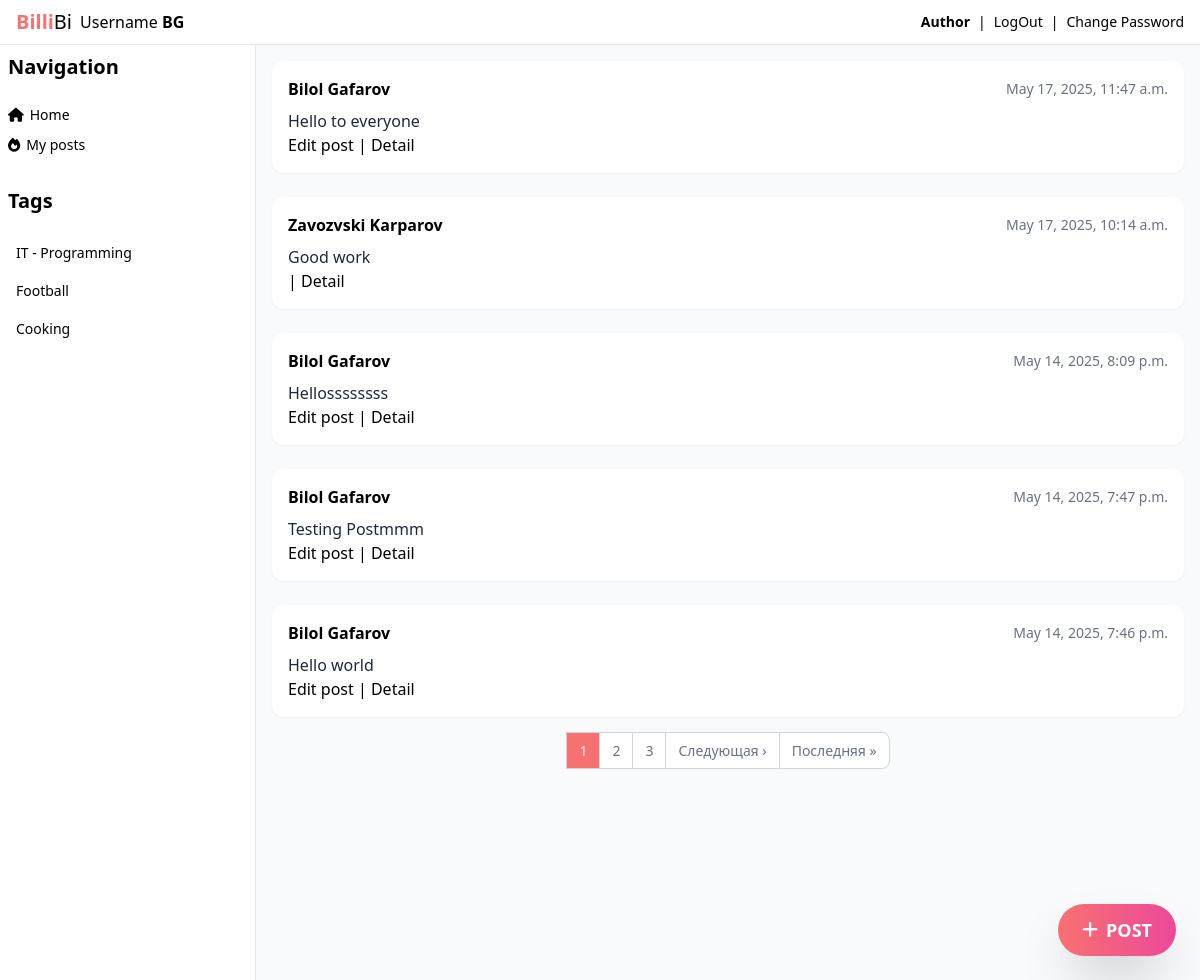
The page / (signed in) on the database its author committed.
### posts/models.py (models this page shows, shortened)
class Post(models.Model):
    text = models.TextField()
    pub_date = models.DateTimeField(auto_now_add=True)
    post_image = models.ImageField(
        'Img',
        upload_to='yatube/',
        blank=True,
        null=True,
        help_text='Upload your image if you want'
    )
    author = models.ForeignKey(
        User,
        on_delete=models.CASCADE,
        related_name='posts'
    )
    group = models.ForeignKey(
        "Group",
        on_delete=models.SET_NULL,
        blank=True,
        null=True
    )

### posts/views.py (the view)
    def check_user(request, *args, **kwargs,):
        if request.user.is_authenticated:
            return func(request, *args, **kwargs)
        return redirect('/auth/login/')

### posts/views.py (called while the page is built)
def authorized_only(func):
    def check_user(request, *args, **kwargs,):
        if request.user.is_authenticated:
            return func(request, *args, **kwargs)
        return redirect('/auth/login/')
    return check_user

@cache_page(60)
@authorized_only
def index(request):
    posts = Post.objects.all().order_by('-pub_date')
    paginator = Paginator(posts, 5)
    page_number = request.GET.get('page')
    page_obj = paginator.get_page(page_number)
    context = {
        'page_obj': page_obj,
    }
    return render(request, 'posts/index.html', context, content_type='text/html', status=200)

### posts/templates/posts/index.html (shortened to what this page needs)
{% load static %}
<!DOCTYPE html>
<html lang="en">
<head>
  <script src="https://cdn.tailwindcss.com"></script>
  <link rel="stylesheet" href="https://cdnjs.cloudflare.com/ajax/libs/font-awesome/6.7.2/css/all.min.css"/>
</head>
<body class="bg-gray-50">
  <header class="px-4 py-2 flex items-center justify-between border-b bg-white">
    <div class="flex items-center gap-2">
      <a href="{% url 'index' %}"><h1 class="text-xl"><span class="text-red-400 font-bold">Billi</span>Bi</h1></a>
      <h1>Username <strong>{{ user.username }}</strong></h1>
    </div>
    <div class="flex items-center gap-2 text-sm">
      <strong><h1><a href="{% url 'about:me' %}">Author</a></h1></strong>
      |
      <a href="{% url 'users:logged_out' %}">LogOut</a>
      |
        <a href="{% url 'users:password_change_form' %}">Change Password</a>
    </div>
  </header>
  <div class="flex">
    <aside id="sidebar" class="px-2 py-2 flex-col gap-2 text-center text-lg border-r w-64 h-screen bg-white hidden md:flex">
      <h1 class="text-xl text-left font-bold mb-4">Navigation</h1>
      <div class="flex flex-col gap-2.5">
        <a href="{% url 'index' %}" class="flex items-center gap-1.5 text-sm hover:text-red-500"><i class="fa-solid fa-home"></i>Home</a>
        <a href="/{{ user.id }}/posts/" class="flex items-center gap-1.5 text-sm hover:text-red-500"><i class="fa-solid fa-fire"></i>My posts</a>
      </div>
      {% load cache %}
      {% cache 20 Tags %}
        <h1 class="text-xl text-left font-bold mb-4 mt-6">Tags</h1>
        <div class="flex flex-col gap-2.5">
          <a href="{% url 'group_post' slug='IT' %}" class="transition-all duration-300 px-2 py-1 rounded-sm hover:bg-gray-100 text-left text-sm">IT - Programming {{ count_posts_it }}</a>
          <a href="{% url 'group_post' slug='Sport' %}" class="transition-all duration-300 px-2 py-1 rounded-sm hover:bg-gray-100 text-left text-sm">Football {{ count_posts_it }}</a>
          <a href="#" class="transition-all duration-300 px-2 py-1 rounded-sm hover:bg-gray-100 text-left text-sm">Cooking</a>
        </div>
      {% endcache %}
    </aside>
    <main class="grow p-4">
    {% block content %}
      {% for post in page_obj %}
        <article class="bg-white p-4 rounded-xl shadow-sm mb-6">
          <div class="flex justify-between items-center mb-2">
            <span class="font-semibold">{{ post.author.get_full_name }}</span>
            <span class="text-gray-500 text-sm">{{ post.pub_date }}</span>
          </div>
          <p class="text-gray-800">{{ post.text }}</p>
          {% if post.author.id == user.id %}
            <a href="{{ post.id }}/edit/">Edit post</a>
          {% endif %}
          |
          <a href="{{ post.id }}/post_detail/">Detail</a>
        </article>
      {% empty %}
        <p>No posts available.</p>
      {% endfor %}
      {% if page_obj.has_other_pages %}
      <nav aria-label="Page navigation" class="flex justify-center mt-6">
        <ul class="inline-flex items-center -space-x-px text-sm">
          {% for i in page_obj.paginator.page_range %}
            {% if i == page_obj.number %}
              <li>
                <span class="px-3 py-2 leading-tight text-white bg-red-400 border border-gray-300">{{ i }}</span>
              </li>
            {% elif i >= page_obj.number|add:"-2" and i <= page_obj.number|add:"2" %}
              <li>
                <a href="?page={{ i }}" class="px-3 py-2 leading-tight text-gray-500 bg-white border border-gray-300 hover:bg-gray-100 hover:text-gray-700">{{ i }}</a>
              </li>
            {% endif %}
          {% endfor %}
          {% if page_obj.has_next %}
            <li>
              <a href="?page={{ page_obj.next_page_number }}" class="px-3 py-2 leading-tight text-gray-500 bg-white border border-gray-300 hover:bg-gray-100 hover:text-gray-700">Следующая ›</a>
            </li>
            <li>
              <a href="?page={{ page_obj.paginator.num_pages }}" class="px-3 py-2 leading-tight text-gray-500 bg-white border border-gray-300 rounded-r-lg hover:bg-gray-100 hover:text-gray-700">Последняя »</a>
            </li>
          {% endif %}
        </ul>
      </nav>
    {% endif %}
    {% endblock %}
  <a href="{% url 'post_create' %}"
  class="fixed bottom-6 right-6 bg-gradient-to-r from-red-400 to-pink-500 hover:from-red-500 hover:to-pink-600 text-white font-bold py-3 px-6 rounded-full shadow-2xl text-lg flex items-center gap-2 transition-all duration-300">
  <i class="fa-solid fa-plus"></i> POST
  </a>
    </main>
  </div>
</body>
</html>

### rows shown on the page
Post: author.get_full_name "Bilol Gafarov", pub_date "May 17, 2025, 11:47 a.m.", text "Hello to everyone"
Post: author.get_full_name "Zavozvski Karparov", pub_date "May 17, 2025, 10:14 a.m.", text "Good work"
Post: author.get_full_name "Bilol Gafarov", pub_date "May 14, 2025, 8:09 p.m.", text "Hellossssssss"
Post: author.get_full_name "Bilol Gafarov", pub_date "May 14, 2025, 7:47 p.m.", text "Testing Postmmm"
Post: author.get_full_name "Bilol Gafarov", pub_date "May 14, 2025, 7:46 p.m.", text "Hello world"

### other values the page prints
{{ user.username }} "BG"
{{ i }} "1"
{{ i }} "2" "3"
